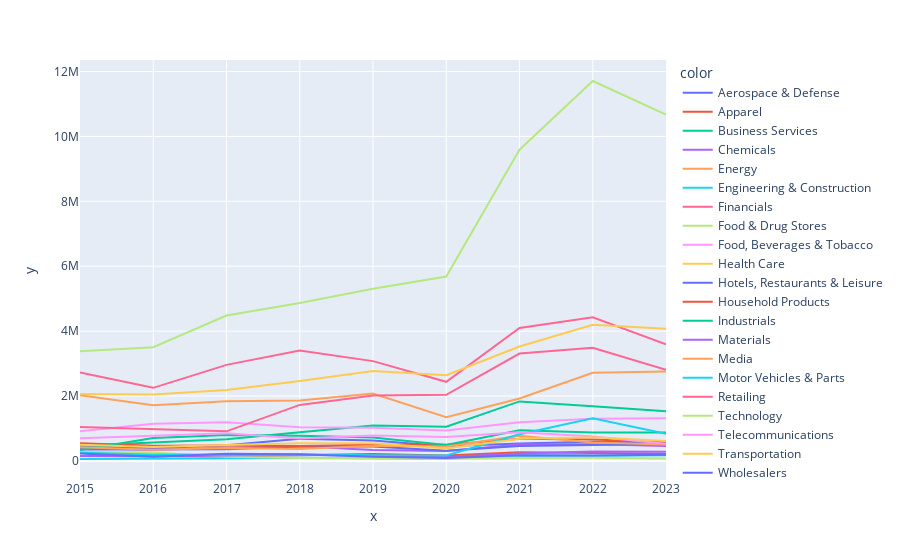

The notebook cell this image was saved under:
### Markdown cell above
### Usando Plotly

### Code cell
fig = px.line(
        x = dataSetor3['ano'].values ,
        y = dataSetor3['valor_de_mercado_mi'].values,   
        color= dataSetor3['setor'].values   
    )
fig.show()

### Figure 1 — Plotly figure (JSON) as saved in the notebook; plotly's stock layout.template omitted (floating-point values rounded to 4 significant figures)
{"data": [{"hovertemplate": "color=Aerospace & Defense<br>x=%{x}<br>y=%{y}<extra></extra>", "legendgroup": "Aerospace & Defense", "line": {"color": "#636efa", "dash": "solid"}, "marker": {"symbol": "circle"}, "mode": "lines", "name": "Aerospace & Defense", "orientation": "h", "showlegend": true, "type": "scatter", "x": [2015, 2016, 2017, 2018, 2019, 2020, 2021, 2022, 2023], "xaxis": "x", "y": [452583, 390225, 484282, 683774, 631449, 449094, 536918, 587293, 583716], "yaxis": "y"}, {"hovertemplate": "color=Apparel<br>x=%{x}<br>y=%{y}<extra></extra>", "legendgroup": "Apparel", "line": {"color": "#EF553B", "dash": "solid"}, "marker": {"symbol": "circle"}, "mode": "lines", "name": "Apparel", "orientation": "h", "showlegend": true, "type": "scatter", "x": [2015, 2016, 2017, 2018, 2019, 2020, 2021, 2022, 2023], "xaxis": "x", "y": [152430, 159250, 137525, 164872, 211364, 169231, 264199, 245293, 212036], "yaxis": "y"}, {"hovertemplate": "color=Business Services<br>x=%{x}<br>y=%{y}<extra></extra>", "legendgroup": "Business Services", "line": {"color": "#00cc96", "dash": "solid"}, "marker": {"symbol": "circle"}, "mode": "lines", "name": "Business Services", "orientation": "h", "showlegend": true, "type": "scatter", "x": [2015, 2016, 2017, 2018, 2019, 2020, 2021, 2022, 2023], "xaxis": "x", "y": [468957, 574713, 667132, 880227, 1088807, 1051541, 1833505, 1682265, 1527346], "yaxis": "y"}, {"hovertemplate": "color=Chemicals<br>x=%{x}<br>y=%{y}<extra></extra>", "legendgroup": "Chemicals", "line": {"color": "#ab63fa", "dash": "solid"}, "marker": {"symbol": "circle"}, "mode": "lines", "name": "Chemicals", "orientation": "h", "showlegend": true, "type": "scatter", "x": [2015, 2016, 2017, 2018, 2019, 2020, 2021, 2022, 2023], "xaxis": "x", "y": [389069, 343189, 405116, 453567, 337248, 305640, 505371, 512543, 458350], "yaxis": "y"}, {"hovertemplate": "color=Energy<br>x=%{x}<br>y=%{y}<extra></extra>", "legendgroup": "Energy", "line": {"color": "#FFA15A", "dash": "solid"}, "marker": {"symbol": "circle"}, "mode": "lines", "name": "Energy", "orientation": "h", "showlegend": true, "type": "scatter", "x": [2015, 2016, 2017, 2018, 2019, 2020, 2021, 2022, 2023], "xaxis": "x", "y": [2020572, 1715291, 1839266, 1865371, 2079567, 1345805, 1921528, 2716875, 2751948], "yaxis": "y"}, {"hovertemplate": "color=Engineering & Construction<br>x=%{x}<br>y=%{y}<extra></extra>", "legendgroup": "Engineering & Construction", "line": {"color": "#19d3f3", "dash": "solid"}, "marker": {"symbol": "circle"}, "mode": "lines", "name": "Engineering & Construction", "orientation": "h", "showlegend": true, "type": "scatter", "x": [2015, 2016, 2017, 2018, 2019, 2020, 2021, 2022, 2023], "xaxis": "x", "y": [59035, 58820, 78636, 96246, 87388, 68722, 165664, 155480, 175421], "yaxis": "y"}, {"hovertemplate": "color=Financials<br>x=%{x}<br>y=%{y}<extra></extra>", "legendgroup": "Financials", "line": {"color": "#FF6692", "dash": "solid"}, "marker": {"symbol": "circle"}, "mode": "lines", "name": "Financials", "orientation": "h", "showlegend": true, "type": "scatter", "x": [2015, 2016, 2017, 2018, 2019, 2020, 2021, 2022, 2023], "xaxis": "x", "y": [2724346, 2252080, 2959682, 3400038, 3074932, 2438300, 4099184, 4428419, 3591727], "yaxis": "y"}, {"hovertemplate": "color=Food & Drug Stores<br>x=%{x}<br>y=%{y}<extra></extra>", "legendgroup": "Food & Drug Stores", "line": {"color": "#B6E880", "dash": "solid"}, "marker": {"symbol": "circle"}, "mode": "lines", "name": "Food & Drug Stores", "orientation": "h", "showlegend": true, "type": "scatter", "x": [2015, 2016, 2017, 2018, 2019, 2020, 2021, 2022, 2023], "xaxis": "x", "y": [277544, 261796, 131580, 88130, 80009, 65464, 87667, 96719, 76516], "yaxis": "y"}, {"hovertemplate": "color=Food, Beverages & Tobacco<br>x=%{x}<br>y=%{y}<extra></extra>", "legendgroup": "Food, Beverages & Tobacco", "line": {"color": "#FF97FF", "dash": "solid"}, "marker": {"symbol": "circle"}, "mode": "lines", "name": "Food, Beverages & Tobacco", "orientation": "h", "showlegend": true, "type": "scatter", "x": [2015, 2016, 2017, 2018, 2019, 2020, 2021, 2022, 2023], "xaxis": "x", "y": [910417, 1141918, 1191254, 1033773, 1023915, 933794, 1191363, 1302313, 1313309], "yaxis": "y"}, {"hovertemplate": "color=Health Care<br>x=%{x}<br>y=%{y}<extra></extra>", "legendgroup": "Health Care", "line": {"color": "#FECB52", "dash": "solid"}, "marker": {"symbol": "circle"}, "mode": "lines", "name": "Health Care", "orientation": "h", "showlegend": true, "type": "scatter", "x": [2015, 2016, 2017, 2018, 2019, 2020, 2021, 2022, 2023], "xaxis": "x", "y": [2061652, 2048620, 2186844, 2459866, 2769737, 2638149, 3524472, 4192862, 4073443], "yaxis": "y"}, {"hovertemplate": "color=Hotels, Restaurants & Leisure<br>x=%{x}<br>y=%{y}<extra></extra>", "legendgroup": "Hotels, Restaurants & Leisure", "line": {"color": "#636efa", "dash": "solid"}, "marker": {"symbol": "circle"}, "mode": "lines", "name": "Hotels, Restaurants & Leisure", "orientation": "h", "showlegend": true, "type": "scatter", "x": [2015, 2016, 2017, 2018, 2019, 2020, 2021, 2022, 2023], "xaxis": "x", "y": [352785, 359681, 359970, 441703, 446490, 315571, 459824, 494115, 532687], "yaxis": "y"}, {"hovertemplate": "color=Household Products<br>x=%{x}<br>y=%{y}<extra></extra>", "legendgroup": "Household Products", "line": {"color": "#EF553B", "dash": "solid"}, "marker": {"symbol": "circle"}, "mode": "lines", "name": "Household Products", "orientation": "h", "showlegend": true, "type": "scatter", "x": [2015, 2016, 2017, 2018, 2019, 2020, 2021, 2022, 2023], "xaxis": "x", "y": [545932, 466758, 475157, 457462, 498642, 497066, 682706, 659396, 581703], "yaxis": "y"}, {"hovertemplate": "color=Industrials<br>x=%{x}<br>y=%{y}<extra></extra>", "legendgroup": "Industrials", "line": {"color": "#00cc96", "dash": "solid"}, "marker": {"symbol": "circle"}, "mode": "lines", "name": "Industrials", "orientation": "h", "showlegend": true, "type": "scatter", "x": [2015, 2016, 2017, 2018, 2019, 2020, 2021, 2022, 2023], "xaxis": "x", "y": [336453, 708256, 798560, 776732, 721899, 491392, 947461, 873905, 872368], "yaxis": "y"}, {"hovertemplate": "color=Materials<br>x=%{x}<br>y=%{y}<extra></extra>", "legendgroup": "Materials", "line": {"color": "#ab63fa", "dash": "solid"}, "marker": {"symbol": "circle"}, "mode": "lines", "name": "Materials", "orientation": "h", "showlegend": true, "type": "scatter", "x": [2015, 2016, 2017, 2018, 2019, 2020, 2021, 2022, 2023], "xaxis": "x", "y": [151493, 143614, 170021, 186971, 155211, 118141, 229514, 288725, 278480], "yaxis": "y"}, {"hovertemplate": "color=Media<br>x=%{x}<br>y=%{y}<extra></extra>", "legendgroup": "Media", "line": {"color": "#FFA15A", "dash": "solid"}, "marker": {"symbol": "circle"}, "mode": "lines", "name": "Media", "orientation": "h", "showlegend": true, "type": "scatter", "x": [2015, 2016, 2017, 2018, 2019, 2020, 2021, 2022, 2023], "xaxis": "x", "y": [418674, 341673, 401130, 369010, 466400, 442447, 778218, 565702, 508203], "yaxis": "y"}, {"hovertemplate": "color=Motor Vehicles & Parts<br>x=%{x}<br>y=%{y}<extra></extra>", "legendgroup": "Motor Vehicles & Parts", "line": {"color": "#19d3f3", "dash": "solid"}, "marker": {"symbol": "circle"}, "mode": "lines", "name": "Motor Vehicles & Parts", "orientation": "h", "showlegend": true, "type": "scatter", "x": [2015, 2016, 2017, 2018, 2019, 2020, 2021, 2022, 2023], "xaxis": "x", "y": [249621, 194739, 187603, 196643, 172102, 164796, 818703, 1312807, 833529], "yaxis": "y"}, {"hovertemplate": "color=Retailing<br>x=%{x}<br>y=%{y}<extra></extra>", "legendgroup": "Retailing", "line": {"color": "#FF6692", "dash": "solid"}, "marker": {"symbol": "circle"}, "mode": "lines", "name": "Retailing", "orientation": "h", "showlegend": true, "type": "scatter", "x": [2015, 2016, 2017, 2018, 2019, 2020, 2021, 2022, 2023], "xaxis": "x", "y": [1041488, 978757, 911183, 1725470, 2018093, 2037044, 3308685, 3483597, 2804740], "yaxis": "y"}, {"hovertemplate": "color=Technology<br>x=%{x}<br>y=%{y}<extra></extra>", "legendgroup": "Technology", "line": {"color": "#B6E880", "dash": "solid"}, "marker": {"symbol": "circle"}, "mode": "lines", "name": "Technology", "orientation": "h", "showlegend": true, "type": "scatter", "x": [2015, 2016, 2017, 2018, 2019, 2020, 2021, 2022, 2023], "xaxis": "x", "y": [3378798, 3503032, 4480757, 4868862, 5302964, 5679650, 9590675, 11707914, 10673038], "yaxis": "y"}, {"hovertemplate": "color=Telecommunications<br>x=%{x}<br>y=%{y}<extra></extra>", "legendgroup": "Telecommunications", "line": {"color": "#FF97FF", "dash": "solid"}, "marker": {"symbol": "circle"}, "mode": "lines", "name": "Telecommunications", "orientation": "h", "showlegend": true, "type": "scatter", "x": [2015, 2016, 2017, 2018, 2019, 2020, 2021, 2022, 2023], "xaxis": "x", "y": [697926, 768871, 851980, 692231, 782350, 734978, 882451, 748861, 530061], "yaxis": "y"}, {"hovertemplate": "color=Transportation<br>x=%{x}<br>y=%{y}<extra></extra>", "legendgroup": "Transportation", "line": {"color": "#FECB52", "dash": "solid"}, "marker": {"symbol": "circle"}, "mode": "lines", "name": "Transportation", "orientation": "h", "showlegend": true, "type": "scatter", "x": [2015, 2016, 2017, 2018, 2019, 2020, 2021, 2022, 2023], "xaxis": "x", "y": [494480, 431466, 486835, 547801, 542171, 385190, 684589, 732442, 612243], "yaxis": "y"}, {"hovertemplate": "color=Wholesalers<br>x=%{x}<br>y=%{y}<extra></extra>", "legendgroup": "Wholesalers", "line": {"color": "#636efa", "dash": "solid"}, "marker": {"symbol": "circle"}, "mode": "lines", "name": "Wholesalers", "orientation": "h", "showlegend": true, "type": "scatter", "x": [2015, 2016, 2017, 2018, 2019, 2020, 2021, 2022, 2023], "xaxis": "x", "y": [231458, 127086, 217014, 204362, 129659, 88707, 173642, 163110, 187377], "yaxis": "y"}], "layout": {"legend": {"title": {"text": "color"}, "tracegroupgap": 0}, "margin": {"t": 60}, "xaxis": {"anchor": "y", "domain": [0, 1], "title": {"text": "x"}}, "yaxis": {"anchor": "x", "domain": [0, 1], "title": {"text": "y"}}}}
